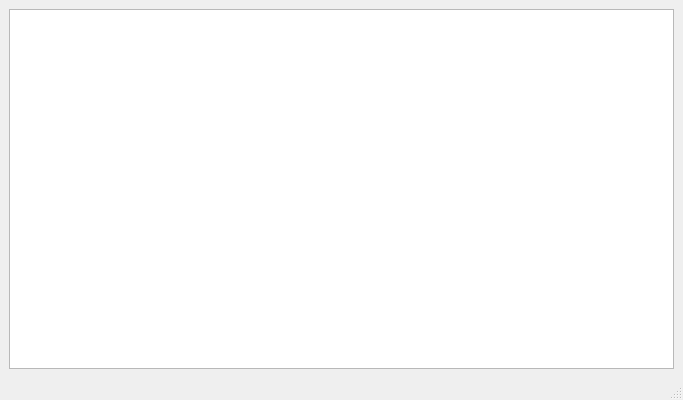
<?xml version="1.0" encoding="UTF-8"?>
<ui version="4.0">
 <class>Observaciones</class>
 <widget class="QMainWindow" name="Observaciones">
  <property name="geometry">
   <rect>
    <x>0</x>
    <y>0</y>
    <width>683</width>
    <height>400</height>
   </rect>
  </property>
  <property name="windowTitle">
   <string>MainWindow</string>
  </property>
  <widget class="QWidget" name="centralwidget">
   <layout class="QGridLayout" name="gridLayout">
    <item row="0" column="0">
     <widget class="QTextEdit" name="textEdit"/>
    </item>
   </layout>
  </widget>
  <widget class="QMenuBar" name="menubar">
   <property name="geometry">
    <rect>
     <x>0</x>
     <y>0</y>
     <width>683</width>
     <height>22</height>
    </rect>
   </property>
  </widget>
  <widget class="QStatusBar" name="statusbar"/>
 </widget>
 <resources/>
 <connections/>
</ui>
